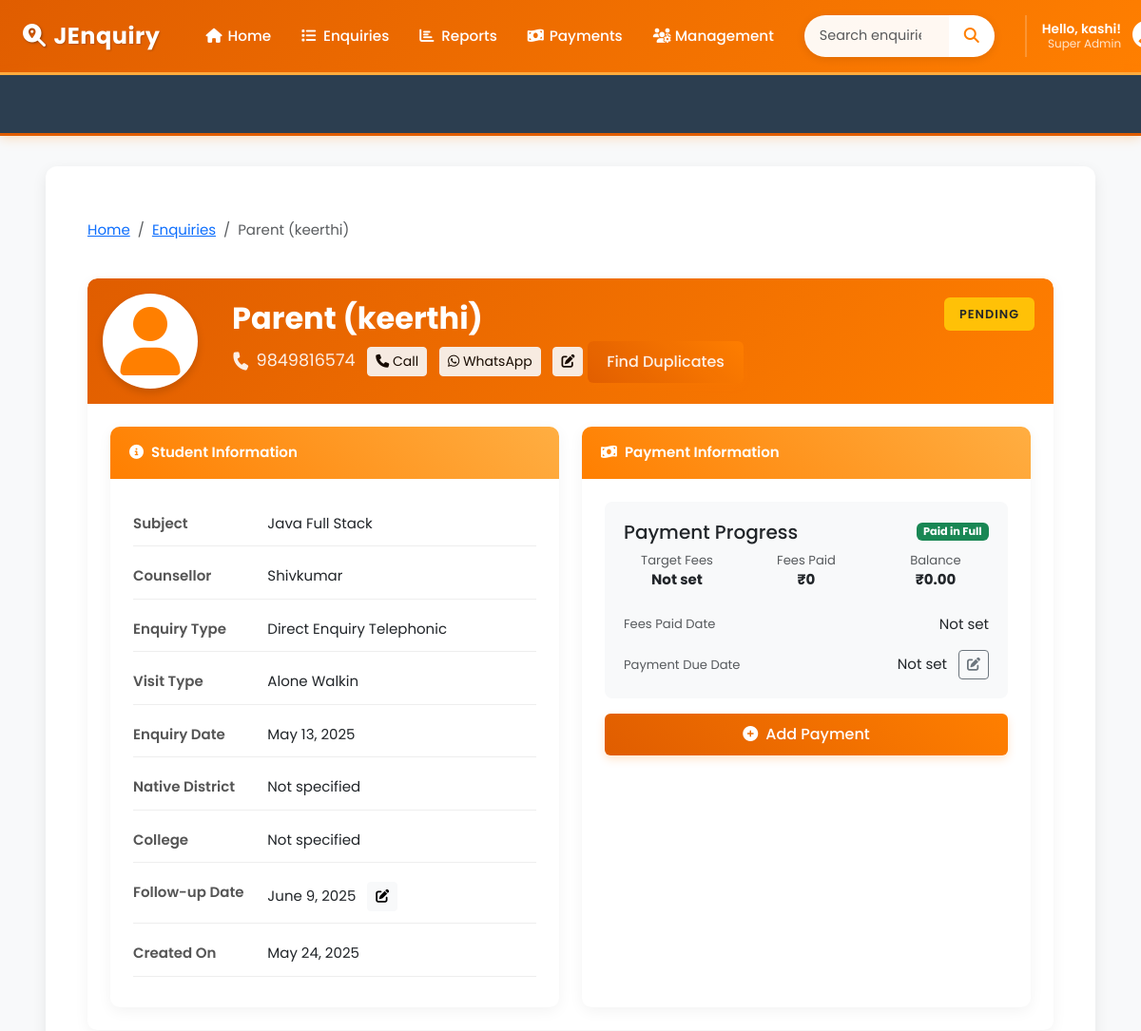
The page /enquiry/191/ (signed in, upper part) on the database as committed earlier.
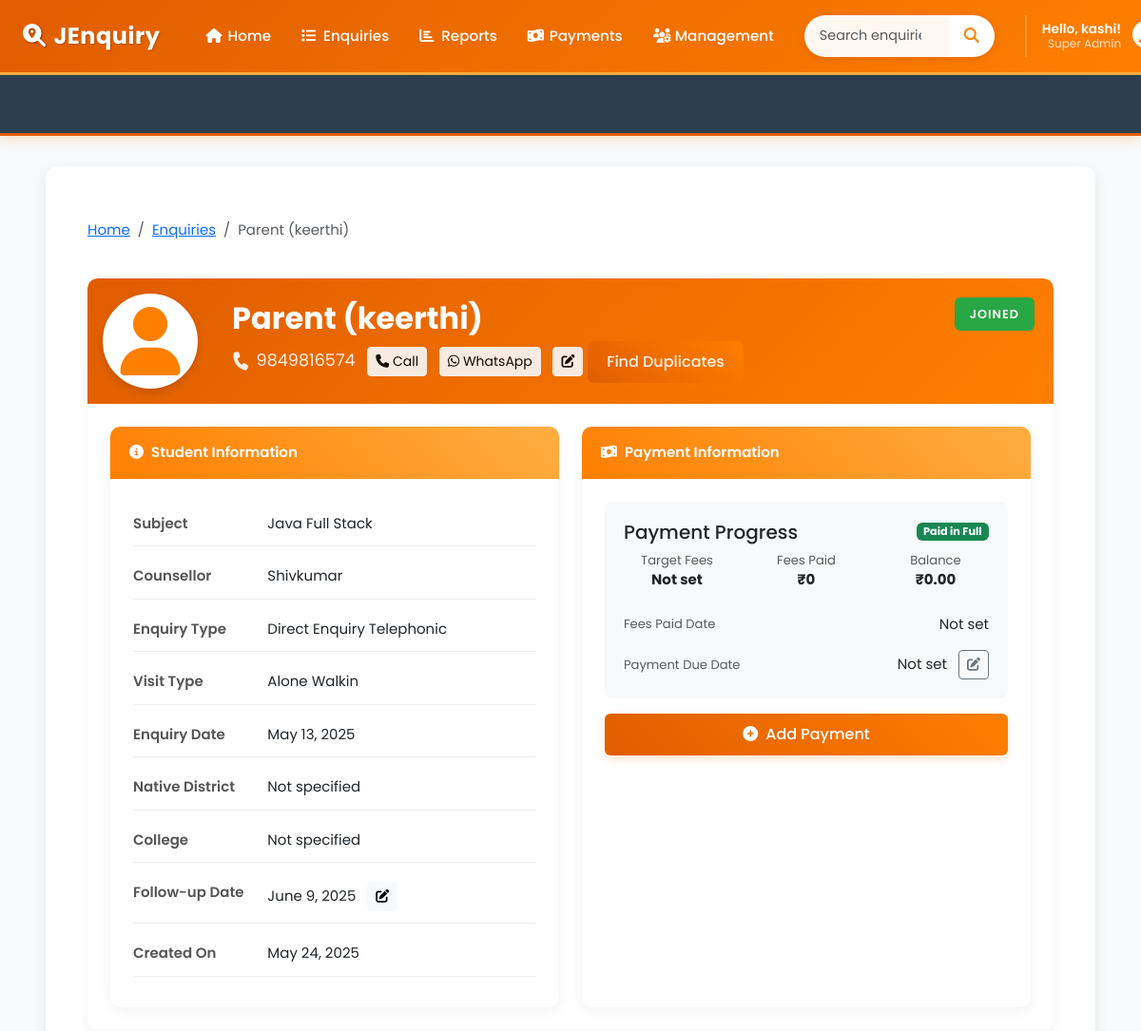
The same page on the database as committed later.
### enquiry/models.py (models this page shows, shortened)
class Enquiry(models.Model):
    STATUS_CHOICES = [
        ('joined', 'Joined'),
        ('pending', 'Pending'),
        ('dropout', 'Dropout'),
    ]
    SUBJECT_CHOICES = [
        ('java_full_stack', 'Java Full Stack'),
        ('python_full_stack', 'Python Full Stack'),
        ('other', 'Other'),
    ]
    ENQUIRY_TYPE_CHOICES = [
        ('someone_telephonic', 'Enquiry for Someone Telephonic'),
        ('direct_telephonic', 'Direct Enquiry Telephonic'),
        ('someone_walkin', 'Enquiry for Someone WalkIn'),
        ('direct_walkin', 'Direct Enquiry WalkIn'),
        ('telephonic_to_walkin', 'Telephonic To Walkin'),
    ]
    name = models.CharField(max_length=100)
    mobile = models.CharField(max_length=15, unique=True)
    subject = models.CharField(max_length=50, choices=SUBJECT_CHOICES)
    status = models.CharField(max_length=10, choices=STATUS_CHOICES, default='pending')
    enquiry_type = models.CharField(max_length=30, choices=ENQUIRY_TYPE_CHOICES, default='direct_telephonic')
    counsellor = models.ForeignKey(Counsellor, on_delete=models.CASCADE)
    created_at = models.DateTimeField(auto_now_add=True)
    followup_date = models.DateField(null=True, blank=True)
    enquiry_date = models.DateField(null=True, blank=True)
    parent_number = models.CharField(max_length=15, blank=True, null=True)
    fees_paid_date = models.DateField(null=True, blank=True)
    native_district_name=models.CharField(max_length=30,blank=True,null=True)
    target_fees = models.DecimalField(
        max_digits=12, decimal_places=2,
        null=True, blank=True,
        help_text="Total fees for the course"
    )
    fees_paid = models.DecimalField(
        max_digits=12, decimal_places=2,
        default=0.00,
        help_text="Total amount paid by the student"
    )
    fees_balance = models.DecimalField(
        max_digits=12, decimal_places=2,
        null=True, blank=True,
        help_text="Remaining balance (calculated automatically)"
    )
    due_date = models.DateField(
        null=True, blank=True,
        help_text="Deadline for full fees payment"
    )
    other_subject_name = models.CharField(
        max_length=100,
        blank=True,
        null=True,
        help_text="Specify the subject if 'Other' is selected"
    )
    is_joined_batch = models.BooleanField(
    default=False,
    help_text="True if the student has joined a batch"
)
    joined_date = models.DateField(
        null=True,
        blank=True,
        help_text="Date when the student joined"
    )
    @property
    def is_fully_paid(self):
        return self.target_fees is not None and self.fees_paid >= self.target_fees
    VISIT_TYPE_CHOICES = [
        ('alone_walkin', 'Alone Walkin'),
        ('came_with_parents', 'Came with parents'),
        ('student_reference', 'Student Reference'),
        ('old_student_reference', 'Old Student Reference'),
        ('came_with_relatives', 'Came with relatives'),
        ('telephonic','Telephonic'),
    ]
    visit_type = models.CharField(
        max_length=30,
        choices=VISIT_TYPE_CHOICES,
        default='alone_walkin',
        help_text="How did the student come for enquiry?"
    )

class Counsellor(models.Model):
    name = models.CharField(max_length=100, unique=True)
    mobile = models.CharField(max_length=15)
    department = models.CharField(max_length=100)

### enquiry/views.py (the view)
# urls.py: path('enquiry/<int:enquiry_id>/', views.enquiry_details, name='enquiry_details'),
@login_required(login_url='accounts:login')
def enquiry_details(request, enquiry_id):
    enquiry = get_object_or_404(Enquiry, id=enquiry_id)
    comments = enquiry.comments.all()
    return render(request, 'enquiry_details.html', {'enquiry': enquiry, 'comments': comments})

### enquiry/models.py (called while the page is built)
    @property
    def actual_collected(self):
        from .models import PaymentHistory
        total = PaymentHistory.objects.filter(
            payment_date__year=self.year,
            payment_date__month=self.month
        ).aggregate(Sum('amount_paid'))['amount_paid__sum'] or Decimal('0.00')
        return total

### template/enquiry_details.html (shortened to what the changed rows need)
{% extends "base.html" %}
{% block content %}
<div class="container py-4">
    <div class="row">
        <div class="col-md-12 mb-4">
            <nav aria-label="breadcrumb">
                <ol class="breadcrumb">
                    <li class="breadcrumb-item"><a href="{% url 'enquiry:dashboard' %}">Home</a></li>
                    <li class="breadcrumb-item"><a href="{% url 'enquiry:enquary_list' %}">Enquiries</a></li>
                    <li class="breadcrumb-item active">{{ enquiry.name }}</li>
                </ol>
            </nav>
        </div>
    </div>
    <div class="card mb-4">
        <div class="profile-header d-flex align-items-center p-3">
            <div class="profile-picture me-3">
                <i class="fas fa-user fa-2x"></i>
            </div>
            <div class="profile-info">
                <h1 class="student-name">{{ enquiry.name }}</h1>
                <div class="student-mobile">
                    <i class="fas fa-phone-alt me-2"></i>{{ enquiry.mobile }}
                    <a href="tel:{{ enquiry.mobile }}" class="btn btn-sm btn-light ms-2">
                    </a>
                    <a href="https://wa.me/91{{ enquiry.mobile }}" target="_blank" class="btn btn-sm btn-light ms-2">
                    </a>
                    <a href="{% url 'enquiry:edit_enquiry' enquiry.id %}" class="btn btn-sm btn-light ms-2" title="Edit">
        </a>
        <a href="{% url 'enquiry:find_duplicates' enquiry.id %}" class="btn btn-primary">
</a>
                </div>
            </div>
            <div class="status-badge ms-auto px-3 py-2 rounded status-{{ enquiry.status|lower }}">
                {{ enquiry.status }}
            </div>
        </div>
        <div class="card-body">
            <div class="row">
                <div class="col-md-6">
                    <div class="card h-100">
                        <div class="card-body">
                            <div class="info-row d-flex mb-2">
                                <div class="col-md-4 info-label">Subject</div>
                                <div class="col-md-8">
                                    {% if enquiry.subject == 'other' %}
                                        {{ enquiry.other_subject_name }}
                                    {% else %}
                                        {{ enquiry.get_subject_display }}
                                    {% endif %}
                                </div>
                            </div>
                            <div class="info-row d-flex mb-2">
                                <div class="col-md-4 info-label">Counsellor</div>
                                <div class="col-md-8">{{ enquiry.counsellor.name }}</div>
                            </div>
                            <div class="info-row d-flex mb-2">
                                <div class="col-md-4 info-label">Enquiry Type</div>
                                <div class="col-md-8">{{ enquiry.get_enquiry_type_display }}</div>
                            </div>
                            <div class="info-row d-flex mb-2">
                                <div class="col-md-4 info-label">Visit Type</div>
                                <div class="col-md-8">{{ enquiry.get_visit_type_display }}</div>
                            </div>
                            <div class="info-row d-flex mb-2">
                                <div class="col-md-4 info-label">Enquiry Date</div>
                                <div class="col-md-8">{{ enquiry.enquiry_date|default:"Not specified" }}</div>
                            </div>
                            <div class="info-row d-flex mb-2">
                                <div class="col-md-4 info-label">Native District</div>
                                <div class="col-md-8">{{ enquiry.native_district_name|default:"Not specified" }}</div>
                            </div>
                            <div class="info-row d-flex mb-2">
                                <div class="col-md-8">
                                    <span id="followup-date-display">{{ enquiry.followup_date|default:"Not scheduled" }}</span>
                                    <button class="btn btn-sm btn-light ms-2" data-bs-toggle="modal" data-bs-target="#updateFollowupModal">
                                        <i class="fas fa-edit"></i>
                                    </button>
                                </div>
                            </div>
                            <div class="info-row d-flex mb-2">
                                <div class="col-md-4 info-label">Created On</div>
                                <div class="col-md-8">{{ enquiry.created_at|date:"F d, Y" }}</div>
                            </div>
                        </div>
                    </div>
                </div>
               <div class="col-md-6">
                    <div class="card h-100">
                        <div class="card-body">
                            <div class="payment-info mb-3">
                                <div class="row text-center">
                                    <div class="col-md-4 mb-2">
                                        <div class="text-muted small">Fees Paid</div>
                                        <div class="fw-bold" id="fees-paid-display">₹{{ enquiry.fees_paid|default:0 }}</div>
                                    </div>
                                    <div class="col-md-4 mb-2">
                                        <div class="text-muted small">Balance</div>
                                        <div class="fw-bold" id="fees-balance-display">
                                            {% if enquiry.fees_balance is not None %}
                                                ₹{{ enquiry.fees_balance }}
                                            {% else %}
                                                N/A
                                            {% endif %}
                                        </div>
                                    </div>
                                </div>
                            </div>
                        </div>
                    </div>
                </div>
            </div>
        </div>
    </div>
</div>
{% endblock %}

Rows that differ between the two databases and show on the page:
changed Enquiry "Parent (keerthi)": status "PENDING" → "JOINED"
